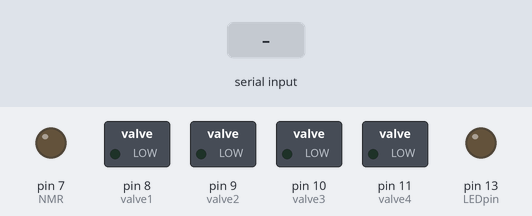
Bench run of a sketch on a simulated Arduino Uno, built with avr-gcc and run on an emulated ATmega328P. Parts: switched loads named in the sketch (green lamp = pin HIGH), output pins drawn as LEDs (lit = HIGH). The inputs (shaded band) are chosen by the test bench.

Above: at 1.2 s.
1.3 s: "1" received over Serial
At 2.5 s:
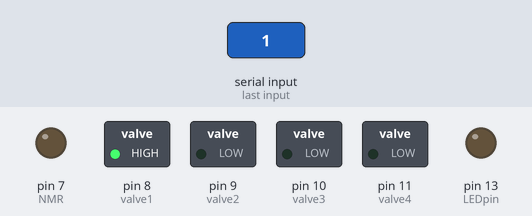
2.8 s: byte 79 ('O') received over Serial
At 3.8 s:
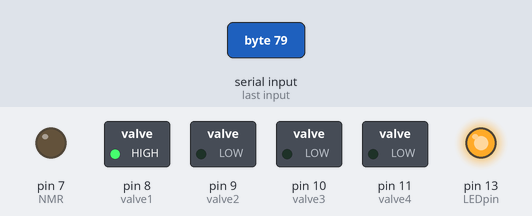
4.3 s: "5" received over Serial
At 5.0 s:
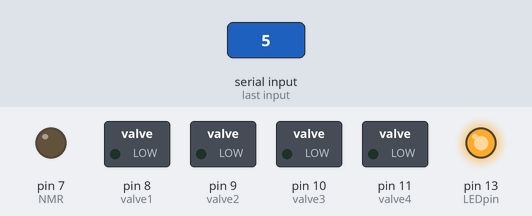
5.8 s: "2" received over Serial
At 6.1 s:
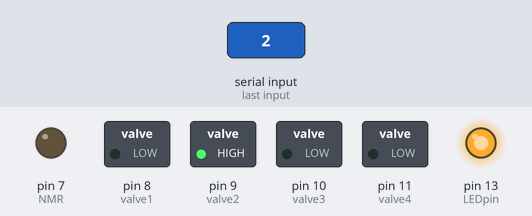
7.3 s: byte 70 ('F') received over Serial
At 8.5 s:
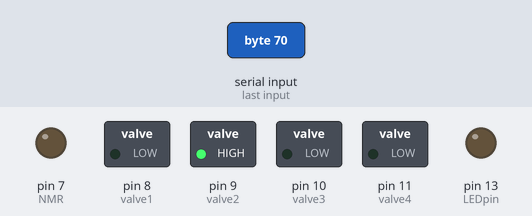
8.8 s: "3" received over Serial
At 9.6 s:
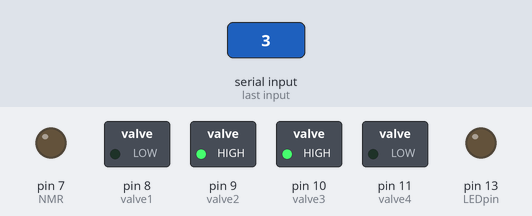
Timing chart, 0 to 11.3 s (numbered marks = the images above; inputs shaded):
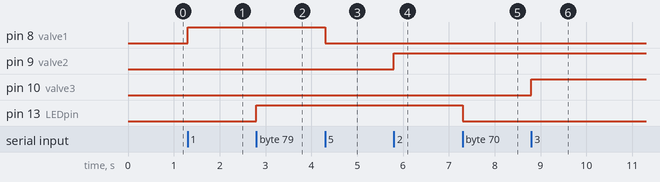

Measured:
- after the input at 1.3 s, pin 8 (valve1): LOW → HIGH at once
- after the input at 2.8 s, pin 13 (LEDpin): LOW → HIGH at once
- after the input at 4.3 s, pin 8 (valve1): HIGH → LOW at once
- after the input at 5.8 s, pin 9 (valve2): LOW → HIGH at once
- after the input at 7.3 s, pin 13 (LEDpin): HIGH → LOW at once
- after the input at 8.8 s, pin 10 (valve3): LOW → HIGH at once

The sketch:

ArduinoVCandNMR.ino
```cpp
//This code is to be uploaded to Arduino before running the Processing Code
//to allow manual operation of the valves via a GUI run though Processing

char val; // Data received from serial port for Processing's GUI
//each valve is connected to a relay that's connected to a pin on Arduino
int valve1 = 8; // Define the pin corresponding to each valve
int valve2 = 9;
int valve3 =10;
int valve4 =11;
int NMR=7;
int LEDpin=13;

void setup() {
pinMode(valve1, OUTPUT); // Set pins as OUTPUT
pinMode(valve2, OUTPUT);
pinMode(valve3, OUTPUT);
pinMode(valve4, OUTPUT);
pinMode(NMR,OUTPUT);//declare NMR pin as the trigger for the machine
pinMode(LEDpin,OUTPUT);

Serial.begin(9600); // Start listening for serial communication at 9600 bps
}

void loop() {

if (Serial.available()){ // If data is available to read,
val = Serial.read(); // read it and store in val
}
//depending on the value of val, the voltage sent to each pin will change
//A change in the voltage sent to the 5V side of the relay will open or close
//the 24V side of the relay, which opens or closes the valve
if (val == '1'){
digitalWrite(valve1,HIGH);//setting valve1 HIGH opens valve 1
}
else if(val=='5'){
digitalWrite(valve1,LOW);//setting valve1 LOW closes valve 1
}
else if(val=='2'){
digitalWrite(valve2,HIGH);
}
else if(val=='6'){
digitalWrite(valve2,LOW);
}
else if(val=='3'){
digitalWrite(valve3,HIGH);
}
else if(val=='7'){
digitalWrite(valve3,LOW);
}
else if(val=='4'){
digitalWrite(valve4,HIGH);
}
else if(val=='8'){
digitalWrite(valve4,LOW);
}
else if(val=='a'){//gnd the DIGI2 pin
digitalWrite(NMR,HIGH);
}
else if(val=='b'){//ungnd (open) the DIGI2 pin
digitalWrite(NMR,LOW);
}
else if(val=='O'){
digitalWrite(LEDpin,HIGH);
}
else if(val=='F'){
digitalWrite(LEDpin,LOW);
}
}
```
